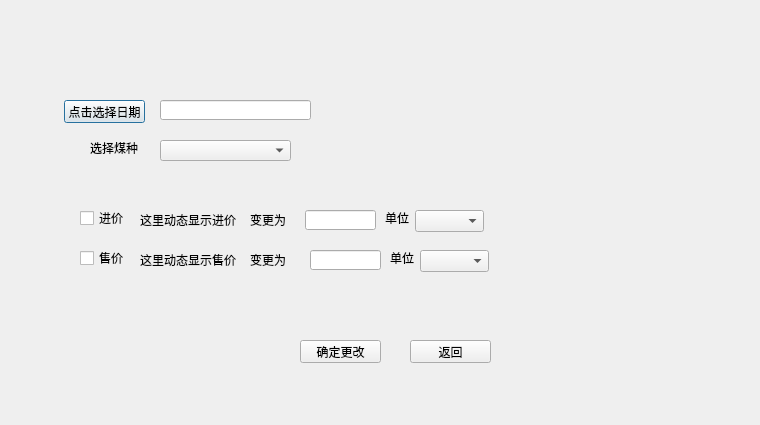
<?xml version="1.0" encoding="UTF-8"?>
<ui version="4.0">
 <class>CoalPrice</class>
 <widget class="QDialog" name="CoalPrice">
  <property name="geometry">
   <rect>
    <x>0</x>
    <y>0</y>
    <width>760</width>
    <height>425</height>
   </rect>
  </property>
  <property name="windowTitle">
   <string>Dialog</string>
  </property>
  <widget class="QPushButton" name="selectDate">
   <property name="geometry">
    <rect>
     <x>64</x>
     <y>100</y>
     <width>81</width>
     <height>23</height>
    </rect>
   </property>
   <property name="text">
    <string>点击选择日期</string>
   </property>
  </widget>
  <widget class="QComboBox" name="coal_sorts">
   <property name="geometry">
    <rect>
     <x>160</x>
     <y>140</y>
     <width>131</width>
     <height>21</height>
    </rect>
   </property>
   <property name="sizeAdjustPolicy">
    <enum>QComboBox::AdjustToMinimumContentsLength</enum>
   </property>
  </widget>
  <widget class="QLabel" name="coal_sell_price_display">
   <property name="geometry">
    <rect>
     <x>140</x>
     <y>250</y>
     <width>101</width>
     <height>20</height>
    </rect>
   </property>
   <property name="text">
    <string>这里动态显示售价</string>
   </property>
  </widget>
  <widget class="QLabel" name="coal_sort_label">
   <property name="geometry">
    <rect>
     <x>90</x>
     <y>140</y>
     <width>59</width>
     <height>16</height>
    </rect>
   </property>
   <property name="text">
    <string>选择煤种</string>
   </property>
  </widget>
  <widget class="QLabel" name="coal_purchase_price_display">
   <property name="geometry">
    <rect>
     <x>140</x>
     <y>210</y>
     <width>101</width>
     <height>20</height>
    </rect>
   </property>
   <property name="text">
    <string>这里动态显示进价</string>
   </property>
  </widget>
  <widget class="QComboBox" name="purchase_compute_unit">
   <property name="geometry">
    <rect>
     <x>415</x>
     <y>210</y>
     <width>69</width>
     <height>22</height>
    </rect>
   </property>
  </widget>
  <widget class="QLabel" name="coal_purchase_price_label">
   <property name="geometry">
    <rect>
     <x>385</x>
     <y>210</y>
     <width>31</width>
     <height>16</height>
    </rect>
   </property>
   <property name="text">
    <string>单位</string>
   </property>
  </widget>
  <widget class="QLineEdit" name="date_value_content">
   <property name="geometry">
    <rect>
     <x>160</x>
     <y>100</y>
     <width>151</width>
     <height>20</height>
    </rect>
   </property>
  </widget>
  <widget class="QPushButton" name="ok">
   <property name="geometry">
    <rect>
     <x>300</x>
     <y>340</y>
     <width>81</width>
     <height>23</height>
    </rect>
   </property>
   <property name="text">
    <string>确定更改</string>
   </property>
  </widget>
  <widget class="QPushButton" name="cancel">
   <property name="geometry">
    <rect>
     <x>410</x>
     <y>340</y>
     <width>81</width>
     <height>23</height>
    </rect>
   </property>
   <property name="text">
    <string>返回</string>
   </property>
  </widget>
  <widget class="QCheckBox" name="purchase_price_check_box">
   <property name="geometry">
    <rect>
     <x>80</x>
     <y>210</y>
     <width>71</width>
     <height>16</height>
    </rect>
   </property>
   <property name="text">
    <string>进价</string>
   </property>
  </widget>
  <widget class="QCheckBox" name="sell_price_check_box">
   <property name="geometry">
    <rect>
     <x>80</x>
     <y>250</y>
     <width>71</width>
     <height>16</height>
    </rect>
   </property>
   <property name="text">
    <string>售价</string>
   </property>
  </widget>
  <widget class="QLineEdit" name="purchase_price_input">
   <property name="geometry">
    <rect>
     <x>305</x>
     <y>210</y>
     <width>71</width>
     <height>20</height>
    </rect>
   </property>
  </widget>
  <widget class="QLineEdit" name="sell_price_input">
   <property name="geometry">
    <rect>
     <x>310</x>
     <y>250</y>
     <width>71</width>
     <height>20</height>
    </rect>
   </property>
  </widget>
  <widget class="QLabel" name="coal_sell_price_label">
   <property name="geometry">
    <rect>
     <x>390</x>
     <y>250</y>
     <width>31</width>
     <height>16</height>
    </rect>
   </property>
   <property name="text">
    <string>单位</string>
   </property>
  </widget>
  <widget class="QComboBox" name="sell_compute_unit">
   <property name="geometry">
    <rect>
     <x>420</x>
     <y>250</y>
     <width>69</width>
     <height>22</height>
    </rect>
   </property>
  </widget>
  <widget class="QLabel" name="purchase_price_change_label">
   <property name="geometry">
    <rect>
     <x>250</x>
     <y>210</y>
     <width>41</width>
     <height>20</height>
    </rect>
   </property>
   <property name="text">
    <string>变更为</string>
   </property>
  </widget>
  <widget class="QLabel" name="sell_price_change_label">
   <property name="geometry">
    <rect>
     <x>250</x>
     <y>250</y>
     <width>40</width>
     <height>20</height>
    </rect>
   </property>
   <property name="text">
    <string>变更为</string>
   </property>
  </widget>
 </widget>
 <resources/>
 <connections>
  <connection>
   <sender>selectDate</sender>
   <signal>clicked()</signal>
   <receiver>CoalPrice</receiver>
   <slot>open_calendar()</slot>
   <hints>
    <hint type="sourcelabel">
     <x>127</x>
     <y>107</y>
    </hint>
    <hint type="destinationlabel">
     <x>194</x>
     <y>66</y>
    </hint>
   </hints>
  </connection>
  <connection>
   <sender>purchase_price_check_box</sender>
   <signal>stateChanged(int)</signal>
   <receiver>CoalPrice</receiver>
   <slot>on_purchase_price_check_box_selected()</slot>
   <hints>
    <hint type="sourcelabel">
     <x>82</x>
     <y>216</y>
    </hint>
    <hint type="destinationlabel">
     <x>235</x>
     <y>175</y>
    </hint>
   </hints>
  </connection>
  <connection>
   <sender>sell_price_check_box</sender>
   <signal>stateChanged(int)</signal>
   <receiver>CoalPrice</receiver>
   <slot>on_sell_price_check_box_selected()</slot>
   <hints>
    <hint type="sourcelabel">
     <x>105</x>
     <y>258</y>
    </hint>
    <hint type="destinationlabel">
     <x>148</x>
     <y>308</y>
    </hint>
   </hints>
  </connection>
  <connection>
   <sender>ok</sender>
   <signal>clicked()</signal>
   <receiver>CoalPrice</receiver>
   <slot>accept()</slot>
   <hints>
    <hint type="sourcelabel">
     <x>332</x>
     <y>353</y>
    </hint>
    <hint type="destinationlabel">
     <x>220</x>
     <y>360</y>
    </hint>
   </hints>
  </connection>
  <connection>
   <sender>cancel</sender>
   <signal>clicked()</signal>
   <receiver>CoalPrice</receiver>
   <slot>reject()</slot>
   <hints>
    <hint type="sourcelabel">
     <x>429</x>
     <y>347</y>
    </hint>
    <hint type="destinationlabel">
     <x>466</x>
     <y>306</y>
    </hint>
   </hints>
  </connection>
  <connection>
   <sender>coal_sorts</sender>
   <signal>currentIndexChanged(int)</signal>
   <receiver>CoalPrice</receiver>
   <slot>on_coal_sort_selected()</slot>
   <hints>
    <hint type="sourcelabel">
     <x>225</x>
     <y>146</y>
    </hint>
    <hint type="destinationlabel">
     <x>461</x>
     <y>128</y>
    </hint>
   </hints>
  </connection>
  <connection>
   <sender>ok</sender>
   <signal>clicked()</signal>
   <receiver>CoalPrice</receiver>
   <slot>update_price()</slot>
   <hints>
    <hint type="sourcelabel">
     <x>358</x>
     <y>345</y>
    </hint>
    <hint type="destinationlabel">
     <x>392</x>
     <y>296</y>
    </hint>
   </hints>
  </connection>
  <connection>
   <sender>purchase_price_input</sender>
   <signal>editingFinished()</signal>
   <receiver>CoalPrice</receiver>
   <slot>input_purchase_price()</slot>
   <hints>
    <hint type="sourcelabel">
     <x>336</x>
     <y>214</y>
    </hint>
    <hint type="destinationlabel">
     <x>388</x>
     <y>160</y>
    </hint>
   </hints>
  </connection>
  <connection>
   <sender>sell_price_input</sender>
   <signal>editingFinished()</signal>
   <receiver>CoalPrice</receiver>
   <slot>input_sell_price()</slot>
   <hints>
    <hint type="sourcelabel">
     <x>361</x>
     <y>259</y>
    </hint>
    <hint type="destinationlabel">
     <x>585</x>
     <y>241</y>
    </hint>
   </hints>
  </connection>
  <connection>
   <sender>purchase_compute_unit</sender>
   <signal>currentIndexChanged(int)</signal>
   <receiver>CoalPrice</receiver>
   <slot>on_purchase_compute_way_selected()</slot>
   <hints>
    <hint type="sourcelabel">
     <x>439</x>
     <y>210</y>
    </hint>
    <hint type="destinationlabel">
     <x>549</x>
     <y>189</y>
    </hint>
   </hints>
  </connection>
  <connection>
   <sender>sell_compute_unit</sender>
   <signal>currentIndexChanged(int)</signal>
   <receiver>CoalPrice</receiver>
   <slot>on_sell_compute_way_selected()</slot>
   <hints>
    <hint type="sourcelabel">
     <x>459</x>
     <y>259</y>
    </hint>
    <hint type="destinationlabel">
     <x>565</x>
     <y>282</y>
    </hint>
   </hints>
  </connection>
 </connections>
 <slots>
  <slot>open_calendar()</slot>
  <slot>on_purchase_price_check_box_selected()</slot>
  <slot>on_sell_price_check_box_selected()</slot>
  <slot>on_coal_sort_selected()</slot>
  <slot>update_price()</slot>
  <slot>input_purchase_price()</slot>
  <slot>input_sell_price()</slot>
  <slot>on_purchase_compute_way_selected()</slot>
  <slot>on_sell_compute_way_selected()</slot>
 </slots>
</ui>
